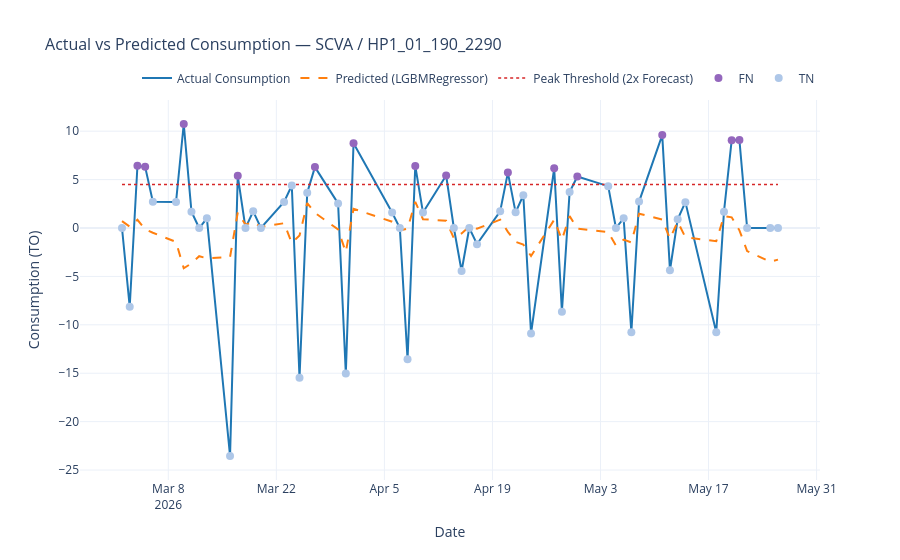

Write notebook code for a chart like this one.
### Markdown cell above
## 4. Validacion

### Code cell
from src.utils.regression_metrics import RegressionMetrics
from src.utils.classification_metrics import ClassificationMetrics

# 1. Resumen del entrenamiento e importancia de variables del modelo
print("--- SUMMARY DEL MODELO (TRAINING & IMPORTANCE) ---")
print(model.summary())

# 2. Métricas de Regresión (Stage 1) en Test
print("\n--- METRICAS DE REGRESION (TEST SET) ---")
reg_metrics = RegressionMetrics(model_name="LGBMRegressor", n_features=len(feature_cols))
reg_metrics.compute(
    y_true=df_test["consumo_real"].to_numpy(),
    y_pred=pred_consumo,
    y_baseline=df_test["lag_1"].to_numpy()
)
print(reg_metrics.summary())

# 3. Métricas de Clasificación de Picos (Stage 2) en Test
print("\n--- METRICAS DE CLASIFICACION (TEST SET) ---")
clf_metrics = ClassificationMetrics(model_name="LGBMRegressor", beta=2.0)
clf_metrics.compute(
    y_true=df_test["target_is_peak"].to_numpy(),
    y_pred_proba=(pred_consumo / umbral),
    threshold=1.0
)
print(clf_metrics.summary())

# 4. Visualización interactiva para Planta y SKU reales del Parquet
# Ejemplo con Planta: "SCVA" y SKU: "KW2_01_135_2200"
fig = model.plot_fit(
    df_test, 
    plant="SCVA", 
    sku="HP1_01_190_2290",
    # save_path="plots/lgbm_forecast_eval.html"
)
fig.show()
